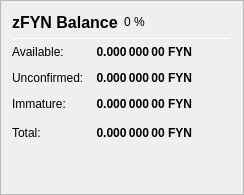
                   <widget class="QFrame" name="frame_ZerocoinBalances">
                    <property name="frameShape">
                     <enum>QFrame::StyledPanel</enum>
                    </property>
                    <property name="frameShadow">
                     <enum>QFrame::Raised</enum>
                    </property>
                    <layout class="QVBoxLayout" name="verticalLayout_7">
                     <item>
                      <layout class="QHBoxLayout" name="horizontalLayout_8" stretch="0">
                       <item>
                        <widget class="QLabel" name="label_5z_3">
                         <property name="minimumSize">
                          <size>
                           <width>0</width>
                           <height>20</height>
                          </size>
                         </property>
                         <property name="font">
                          <font>
                           <pointsize>12</pointsize>
                           <weight>75</weight>
                           <bold>true</bold>
                          </font>
                         </property>
                         <property name="text">
                          <string>zFYN Balance</string>
                         </property>
                        </widget>
                       </item>
                       <item>
                        <widget class="QLabel" name="labelzFYNPercent">
                         <property name="text">
                          <string notr="true">0 %</string>
                         </property>
                        </widget>
                       </item>
                       <item>
                        <spacer name="horizontalSpacer_11">
                         <property name="orientation">
                          <enum>Qt::Horizontal</enum>
                         </property>
                         <property name="sizeHint" stdset="0">
                          <size>
                           <width>40</width>
                           <height>20</height>
                          </size>
                         </property>
                        </spacer>
                       </item>
                      </layout>
                     </item>
                     <item>
                      <widget class="Line" name="line_ZerocoinBalance">
                       <property name="minimumSize">
                        <size>
                         <width>0</width>
                         <height>1</height>
                        </size>
                       </property>
                       <property name="maximumSize">
                        <size>
                         <width>16777215</width>
                         <height>1</height>
                        </size>
                       </property>
                       <property name="orientation">
                        <enum>Qt::Horizontal</enum>
                       </property>
                      </widget>
                     </item>
                     <item>
                      <layout class="QGridLayout" name="gridLayout_5">
                       <property name="spacing">
                        <number>12</number>
                       </property>
                       <item row="1" column="0">
                        <widget class="QLabel" name="labelzBalanceMatureText">
                         <property name="toolTip">
                          <string>Mature: more than 20 confirmation and more than 3 mints of the same denomination after it was minted.
These zFYN are spendable.</string>
                         </property>
                         <property name="text">
                          <string>Available:</string>
                         </property>
                        </widget>
                       </item>
                       <item row="1" column="1">
                        <widget class="QLabel" name="labelzBalanceMature">
                         <property name="font">
                          <font>
                           <weight>75</weight>
                           <bold>true</bold>
                          </font>
                         </property>
                         <property name="toolTip">
                          <string>Mature: more than 20 confirmation and more than 3 mints of the same denomination after it was minted.
These zFYN are spendable.</string>
                         </property>
                         <property name="text">
                          <string notr="true">0.000 000 00 FYN</string>
                         </property>
                         <property name="alignment">
                          <set>Qt::AlignRight|Qt::AlignTrailing|Qt::AlignVCenter</set>
                         </property>
                        </widget>
                       </item>
                       <item row="2" column="0">
                        <widget class="QLabel" name="labelzBalanceUnconfirmedText">
                         <property name="toolTip">
                          <string>Unconfirmed: less than 20 confirmations
Immature: confirmed, but less than 3 mints of the same denomination after it was minted</string>
                         </property>
                         <property name="text">
                          <string>Unconfirmed:</string>
                         </property>
                        </widget>
                       </item>
                       <item row="2" column="1">
                        <widget class="QLabel" name="labelzBalanceUnconfirmed">
                         <property name="font">
                          <font>
                           <weight>75</weight>
                           <bold>true</bold>
                          </font>
                         </property>
                         <property name="toolTip">
                          <string>Unconfirmed: less than 20 confirmations
Immature: confirmed, but less than 3 mints of the same denomination after it was minted</string>
                         </property>
                         <property name="text">
                          <string notr="true">0.000 000 00 FYN</string>
                         </property>
                         <property name="alignment">
                          <set>Qt::AlignRight|Qt::AlignTrailing|Qt::AlignVCenter</set>
                         </property>
                        </widget>
                       </item>
                       <item row="3" column="0">
                        <widget class="QLabel" name="labelzBalanceImmatureText">
                         <property name="toolTip">
                          <string>Unconfirmed: less than 20 confirmations
Immature: confirmed, but less than 3 mints of the same denomination after it was minted</string>
                         </property>
                         <property name="text">
                          <string>Immature:</string>
                         </property>
                        </widget>
                       </item>
                       <item row="3" column="1">
                        <widget class="QLabel" name="labelzBalanceImmature">
                         <property name="font">
                          <font>
                           <weight>75</weight>
                           <bold>true</bold>
                          </font>
                         </property>
                         <property name="toolTip">
                          <string>Unconfirmed: less than 20 confirmations
Immature: confirmed, but less than 3 mints of the same denomination after it was minted</string>
                         </property>
                         <property name="text">
                          <string notr="true">0.000 000 00 FYN</string>
                         </property>
                         <property name="alignment">
                          <set>Qt::AlignRight|Qt::AlignTrailing|Qt::AlignVCenter</set>
                         </property>
                        </widget>
                       </item>
                       <item row="4" column="0">
                        <widget class="QLabel" name="labelzBalanceText">
                         <property name="toolTip">
                          <string>Your current zFYN balance, unconfirmed and immature zFYN included.</string>
                         </property>
                         <property name="text">
                          <string>Total:</string>
                         </property>
                        </widget>
                       </item>
                       <item row="4" column="1">
                        <widget class="QLabel" name="labelzBalance">
                         <property name="font">
                          <font>
                           <weight>75</weight>
                           <bold>true</bold>
                          </font>
                         </property>
                         <property name="cursor">
                          <cursorShape>IBeamCursor</cursorShape>
                         </property>
                         <property name="toolTip">
                          <string>Your current zFYN balance, unconfirmed and immature zFYN included.</string>
                         </property>
                         <property name="text">
                          <string notr="true">0.000 000 00 FYN</string>
                         </property>
                         <property name="alignment">
                          <set>Qt::AlignRight|Qt::AlignTrailing|Qt::AlignVCenter</set>
                         </property>
                         <property name="textInteractionFlags">
                          <set>Qt::LinksAccessibleByMouse|Qt::TextSelectableByKeyboard|Qt::TextSelectableByMouse</set>
                         </property>
                        </widget>
                       </item>
                       <item row="4" column="2">
                        <spacer name="horizontalSpacer_4">
                         <property name="orientation">
                          <enum>Qt::Horizontal</enum>
                         </property>
                         <property name="sizeHint" stdset="0">
                          <size>
                           <width>40</width>
                           <height>20</height>
                          </size>
                         </property>
                        </spacer>
                       </item>
                      </layout>
                     </item>
                     <item>
                      <spacer name="verticalSpacer_4">
                       <property name="orientation">
                        <enum>Qt::Vertical</enum>
                       </property>
                       <property name="sizeHint" stdset="0">
                        <size>
                         <width>20</width>
                         <height>40</height>
                        </size>
                       </property>
                      </spacer>
                     </item>
                    </layout>
                   </widget>
